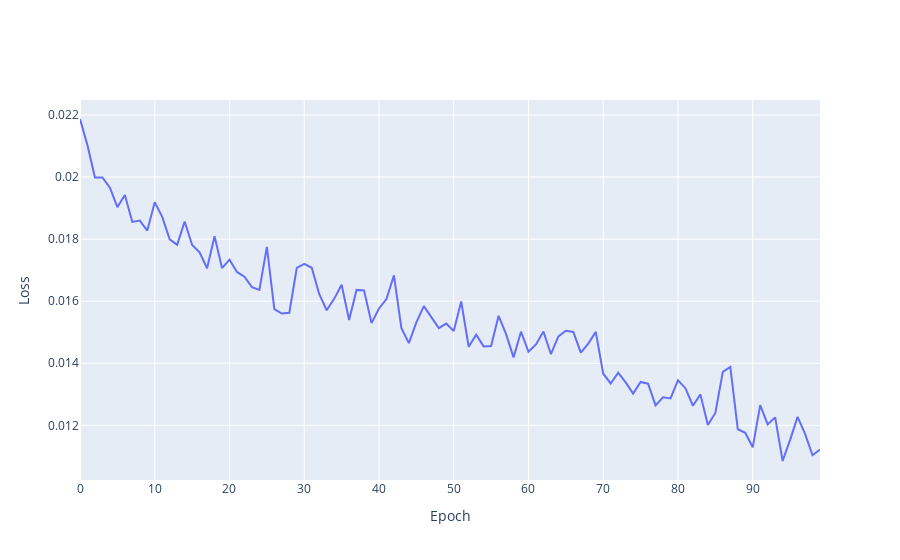

Notebook code cell kept with this figure:
### Code cell
loss = history.history['loss']
layout = go.Layout(
    xaxis={'title':'Epoch'},
    yaxis={'title':'Loss'}
)
fig = go.Figure([
    go.Scatter(x=list(range(100)), y=loss, mode='lines',name = 'Training Loss')
], layout=layout)
fig.show()
